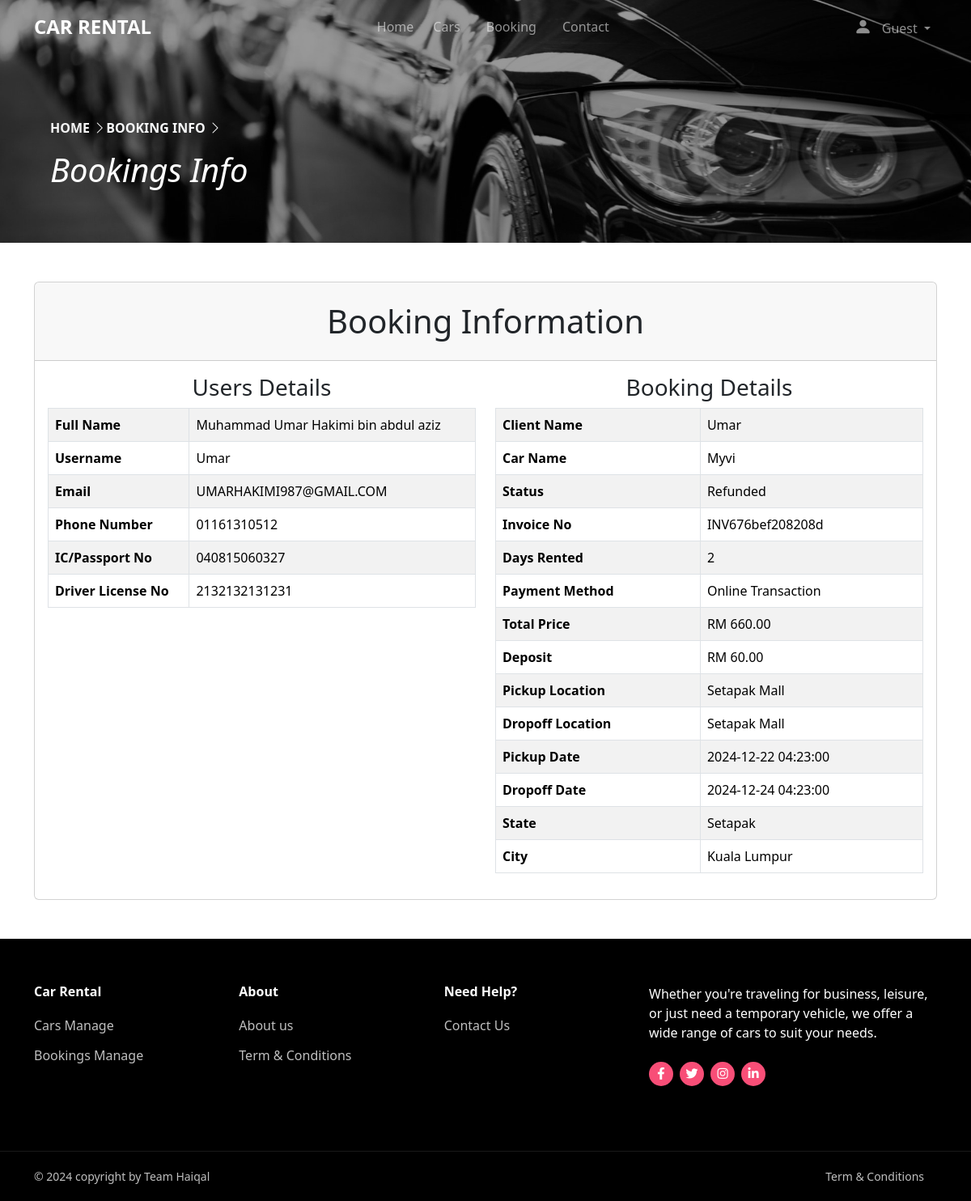
/clients/booking-info.php?infoid=1, run on the app's committed database.
### tables this page shows
CREATE TABLE `bookings` (
  `id` int(11) NOT NULL,
  `user_name` varchar(255) NOT NULL,
  `client_name` varchar(255) NOT NULL,
  `cars_name` varchar(255) NOT NULL,
  `full_name` varchar(255) NOT NULL,
  `email` varchar(255) NOT NULL,
  `phone_num` varchar(255) NOT NULL,
  `ic_no` varchar(255) NOT NULL,
  `driver_no` varchar(255) NOT NULL,
  `days_rented` int(255) NOT NULL,
  `deposit` varchar(255) NOT NULL,
  `total` varchar(255) NOT NULL,
  `status` varchar(255) NOT NULL,
  `pickup_location` varchar(255) DEFAULT NULL,
  `dropoff_location` varchar(255) DEFAULT NULL,
  `pickup_date` datetime DEFAULT NULL,
  `dropoff_date` datetime DEFAULT NULL,
  `invoice_no` varchar(255) DEFAULT NULL,
  `invoice_date` date DEFAULT NULL,
  `state` varchar(255) DEFAULT NULL,
  `city` varchar(255) DEFAULT NULL,
  `payment_method` varchar(255) NOT NULL,
  `stripe_id` varchar(255) NOT NULL,
  `refund_id` varchar(255) NOT NULL,
  `refund_date` datetime DEFAULT NULL,
  `refund_total` varchar(255) NOT NULL
);

### clients/booking-info.php (the view, shortened to what this page needs)
<?php
require_once("includes/headerClients.php");
include "../db_conn.php";
$id = str_replace('_', ' ', $_GET['infoid']);
?>
<main >
    <body>
        <div>
            <div style="position: relative;">
                <img src="../imgs/bg4.jpg" class="bg-img4 w-100" alt="Background image">
                <div class="overlay"></div>
                <div class="container">
                    <div class="row no-gutters align-items-end justify-content-start">
                        <div class="col-md-9 ftco-animate pb-5 text-overlay">
                            <nav aria-label="breadcrumb">
                                <ol class="breadcrumb fs-10 fw-bold text-uppercase">
                                    <div class="mr-5">
                                        <a href="index.php" class="text-decoration-none home-link">Home
                                            <i class="bi bi-chevron-right"></i>
                                        </a>
                                    </div>
                                    <a class="text-decoration-none text-light">Booking Info
                                        <i class="bi bi-chevron-right"></i>
                                    </a>
                                </ol>
                            </nav>
                            <h1 class="fst-italic text-capitalize text-white">Bookings Info</h1>
                        </div>
                    </div>
                </div>
            </div>
        </div>
    <div class="container mt-5 mb-5">
        <div class="card">
            <div class="card-header">
                <h1 class="text-center my-3">Booking Information</h1>
            </div>
            <div class="card-body">
                <?php
                $sql = "SELECT * FROM bookings WHERE id='$id'";
                $result = mysqli_query($conn, $sql);
                if ($result && $row = mysqli_fetch_assoc($result)) {
                    $personalDetails = [
                        "Full Name" => $row['full_name'],
                        "Username" => $row['user_name'],
                        "Email" => $row['email'],
                        "Phone Number" => $row['phone_num'],
                        "IC/Passport No" => $row['ic_no'],
                        "Driver License No" => $row['driver_no']
                    ];
                    $bookingDetails = [
                        "Client Name" => $row['client_name'],
                        "Car Name" => $row['cars_name'],
                        "Status" => $row['status'],
                        "Invoice No" => $row['invoice_no'],
                        "Days Rented" => $row['days_rented'],
                        "Payment Method" => $row['payment_method'],
                        "Total Price" => $row['total'],
                        "Deposit" => $row['deposit'],
                        "Pickup Location" => $row['pickup_location'],
                        "Dropoff Location" => $row['dropoff_location'],
                        "Pickup Date" => $row['pickup_date'],
                        "Dropoff Date" => $row['dropoff_date'],
                        "State" => $row['state'],
                        "City" => $row['city']
                    ];
                ?>
                    <div class="row">
                        <div class="col-md-6">
                            <h3 class="text-center">Users Details</h3>
                            <table class="table table-striped table-bordered">
                                <tbody>
                                    <?php foreach ($personalDetails as $key => $value): ?>
                                        <tr>
                                            <th><?php echo $key; ?></th>
                                            <td><?php echo $value; ?></td>
                                        </tr>
                                    <?php endforeach; ?>
                                </tbody>
                            </table>
                        </div>
                        <div class="col-md-6">
                            <h3 class="text-center">Booking Details</h3>
                            <table class="table table-striped table-bordered">
                                <tbody>
                                    <?php foreach ($bookingDetails as $key => $value): ?>
                                        <tr>
                                            <th><?php echo $key; ?></th>
                                            <td><?php echo $value; ?></td>
                                        </tr>
                                    <?php endforeach; ?>
                                </tbody>
                            </table>
                        </div>
                    </div>
                <?php
                } else {
                    $errorMessage = $result ? "No booking found with this ID." : "Error fetching booking details: " . mysqli_error($conn);
                    echo "<p class='text-center text-danger'>{$errorMessage}</p>";
                }
                ?>
            </div>
        </div>
    </div>
</main>
<?php require_once("includes/footerClients.php"); ?>

### clients/includes/css/clients.css (style rules this page uses)
body { background-blend-mode: overlay; overflow-x: hidden; min-height: 100vh; display: flex; flex-direction: column; color: #ffffff; }
.bg-img4 { background-position: 50% 50%; object-position: center 15%; height: 300px; width: 100vw; object-fit: cover; filter: brightness(0.6); }
.overlay { position: absolute; top: 0; left: 0; width: 100%; height: 100%; z-index: 1; }
.text-overlay { position: absolute; bottom: 10px; left: 50px; z-index: 2; }
.home-link { color: whitesmoke; text-decoration: none; transition: color 0.3s ease; }

### clients/includes/css/footer.css (style rules this page uses)
a { text-decoration: none; background-color: transparent; }

### data on the page
bookings: full_name "Muhammad Umar Hakimi bin abdul aziz", user_name "Umar", email "UMARHAKIMI987@GMAIL.COM", phone_num "01161310512", ic_no "040815060327", driver_no "2132132131231", cars_name "Myvi", status "Refunded", invoice_no "INV676bef208208d", days_rented "2", payment_method "Online Transaction", total "RM 660.00", deposit "RM 60.00", pickup_date "2024-12-22 04:23:00", dropoff_date "2024-12-24 04:23:00", state "Setapak", city "Kuala Lumpur"

### other printed values
$clientnametop "Guest"
$key "Full Name"
$key "Username"
$key "Email"
$key "Phone Number"
$key "IC/Passport No"
$key "Driver License No"
$key "Client Name"
$value "Umar"
$key "Car Name"
$key "Status"
$key "Invoice No"
$key "Days Rented"
$key "Payment Method"
$key "Total Price"
